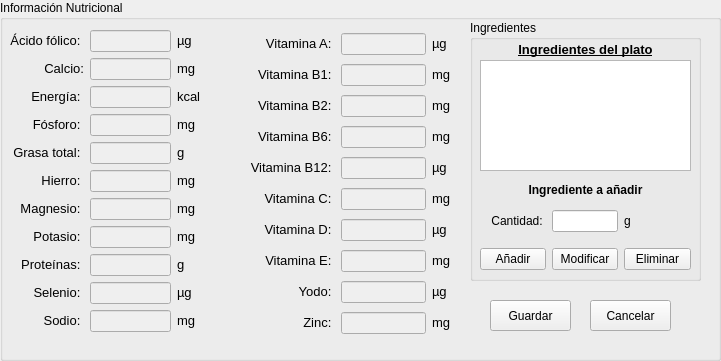
      <widget class="QGroupBox" name="groupBox_PLAinfnut">
       <property name="enabled">
        <bool>true</bool>
       </property>
       <property name="geometry">
        <rect>
         <x>0</x>
         <y>180</y>
         <width>721</width>
         <height>361</height>
        </rect>
       </property>
       <property name="title">
        <string>Información Nutricional</string>
       </property>
       <widget class="QWidget" name="gridLayoutWidget_4">
        <property name="geometry">
         <rect>
          <x>10</x>
          <y>30</y>
          <width>191</width>
          <height>311</height>
         </rect>
        </property>
        <layout class="QGridLayout" name="gridLayout_3">
         <item row="0" column="0">
          <widget class="QLabel" name="label_67">
           <property name="layoutDirection">
            <enum>Qt::LeftToRight</enum>
           </property>
           <property name="text">
            <string>&lt;html&gt;&lt;head/&gt;&lt;body&gt;&lt;p&gt;&lt;span style=&quot; font-size:10pt;&quot;&gt;Ácido fólico: &lt;/span&gt;&lt;/p&gt;&lt;/body&gt;&lt;/html&gt;</string>
           </property>
           <property name="alignment">
            <set>Qt::AlignRight|Qt::AlignTrailing|Qt::AlignVCenter</set>
           </property>
          </widget>
         </item>
         <item row="1" column="0">
          <widget class="QLabel" name="label_68">
           <property name="text">
            <string>&lt;html&gt;&lt;head/&gt;&lt;body&gt;&lt;p&gt;&lt;span style=&quot; font-size:10pt;&quot;&gt;Calcio:&lt;/span&gt;&lt;/p&gt;&lt;/body&gt;&lt;/html&gt;</string>
           </property>
           <property name="alignment">
            <set>Qt::AlignRight|Qt::AlignTrailing|Qt::AlignVCenter</set>
           </property>
          </widget>
         </item>
         <item row="2" column="0">
          <widget class="QLabel" name="label_69">
           <property name="text">
            <string>&lt;html&gt;&lt;head/&gt;&lt;body&gt;&lt;p&gt;&lt;span style=&quot; font-size:10pt;&quot;&gt;Energía: &lt;/span&gt;&lt;/p&gt;&lt;/body&gt;&lt;/html&gt;</string>
           </property>
           <property name="alignment">
            <set>Qt::AlignRight|Qt::AlignTrailing|Qt::AlignVCenter</set>
           </property>
          </widget>
         </item>
         <item row="0" column="1">
          <widget class="QLineEdit" name="lineEdit_PLAacidofol">
           <property name="enabled">
            <bool>false</bool>
           </property>
          </widget>
         </item>
         <item row="10" column="0">
          <widget class="QLabel" name="label_70">
           <property name="text">
            <string>&lt;html&gt;&lt;head/&gt;&lt;body&gt;&lt;p&gt;&lt;span style=&quot; font-size:10pt;&quot;&gt;Sodio: &lt;/span&gt;&lt;/p&gt;&lt;/body&gt;&lt;/html&gt;</string>
           </property>
           <property name="alignment">
            <set>Qt::AlignRight|Qt::AlignTrailing|Qt::AlignVCenter</set>
           </property>
          </widget>
         </item>
         <item row="9" column="0">
          <widget class="QLabel" name="label_71">
           <property name="text">
            <string>&lt;html&gt;&lt;head/&gt;&lt;body&gt;&lt;p&gt;&lt;span style=&quot; font-size:10pt;&quot;&gt;Selenio: &lt;/span&gt;&lt;/p&gt;&lt;/body&gt;&lt;/html&gt;</string>
           </property>
           <property name="alignment">
            <set>Qt::AlignRight|Qt::AlignTrailing|Qt::AlignVCenter</set>
           </property>
          </widget>
         </item>
         <item row="1" column="1">
          <widget class="QLineEdit" name="lineEdit_PLAcalcio">
           <property name="enabled">
            <bool>false</bool>
           </property>
          </widget>
         </item>
         <item row="3" column="1">
          <widget class="QLineEdit" name="lineEdit_PLAfosforo">
           <property name="enabled">
            <bool>false</bool>
           </property>
          </widget>
         </item>
         <item row="2" column="1">
          <widget class="QLineEdit" name="lineEdit_PLAenergia">
           <property name="enabled">
            <bool>false</bool>
           </property>
          </widget>
         </item>
         <item row="4" column="1">
          <widget class="QLineEdit" name="lineEdit_PLAgrasa">
           <property name="enabled">
            <bool>false</bool>
           </property>
          </widget>
         </item>
         <item row="7" column="1">
          <widget class="QLineEdit" name="lineEdit_PLApotasio">
           <property name="enabled">
            <bool>false</bool>
           </property>
          </widget>
         </item>
         <item row="6" column="1">
          <widget class="QLineEdit" name="lineEdit_PLAmagnesio">
           <property name="enabled">
            <bool>false</bool>
           </property>
          </widget>
         </item>
         <item row="5" column="1">
          <widget class="QLineEdit" name="lineEdit_PLAhierro">
           <property name="enabled">
            <bool>false</bool>
           </property>
          </widget>
         </item>
         <item row="8" column="1">
          <widget class="QLineEdit" name="lineEdit_PLAproteinas">
           <property name="enabled">
            <bool>false</bool>
           </property>
          </widget>
         </item>
         <item row="6" column="0">
          <widget class="QLabel" name="label_72">
           <property name="text">
            <string>&lt;html&gt;&lt;head/&gt;&lt;body&gt;&lt;p&gt;&lt;span style=&quot; font-size:10pt;&quot;&gt;Magnesio: &lt;/span&gt;&lt;/p&gt;&lt;/body&gt;&lt;/html&gt;</string>
           </property>
           <property name="alignment">
            <set>Qt::AlignRight|Qt::AlignTrailing|Qt::AlignVCenter</set>
           </property>
          </widget>
         </item>
         <item row="9" column="1">
          <widget class="QLineEdit" name="lineEdit_PLAselenio">
           <property name="enabled">
            <bool>false</bool>
           </property>
          </widget>
         </item>
         <item row="4" column="0">
          <widget class="QLabel" name="label_73">
           <property name="text">
            <string>&lt;html&gt;&lt;head/&gt;&lt;body&gt;&lt;p&gt;&lt;span style=&quot; font-size:10pt;&quot;&gt;Grasa total: &lt;/span&gt;&lt;/p&gt;&lt;/body&gt;&lt;/html&gt;</string>
           </property>
           <property name="alignment">
            <set>Qt::AlignRight|Qt::AlignTrailing|Qt::AlignVCenter</set>
           </property>
          </widget>
         </item>
         <item row="7" column="0">
          <widget class="QLabel" name="label_74">
           <property name="text">
            <string>&lt;html&gt;&lt;head/&gt;&lt;body&gt;&lt;p&gt;&lt;span style=&quot; font-size:10pt;&quot;&gt;Potasio: &lt;/span&gt;&lt;/p&gt;&lt;/body&gt;&lt;/html&gt;</string>
           </property>
           <property name="alignment">
            <set>Qt::AlignRight|Qt::AlignTrailing|Qt::AlignVCenter</set>
           </property>
          </widget>
         </item>
         <item row="8" column="0">
          <widget class="QLabel" name="label_75">
           <property name="text">
            <string>&lt;html&gt;&lt;head/&gt;&lt;body&gt;&lt;p&gt;&lt;span style=&quot; font-size:10pt;&quot;&gt;Proteínas: &lt;/span&gt;&lt;/p&gt;&lt;/body&gt;&lt;/html&gt;</string>
           </property>
           <property name="alignment">
            <set>Qt::AlignRight|Qt::AlignTrailing|Qt::AlignVCenter</set>
           </property>
          </widget>
         </item>
         <item row="3" column="0">
          <widget class="QLabel" name="label_76">
           <property name="text">
            <string>&lt;html&gt;&lt;head/&gt;&lt;body&gt;&lt;p&gt;&lt;span style=&quot; font-size:10pt;&quot;&gt;Fósforo: &lt;/span&gt;&lt;/p&gt;&lt;/body&gt;&lt;/html&gt;</string>
           </property>
           <property name="alignment">
            <set>Qt::AlignRight|Qt::AlignTrailing|Qt::AlignVCenter</set>
           </property>
          </widget>
         </item>
         <item row="5" column="0">
          <widget class="QLabel" name="label_77">
           <property name="text">
            <string>&lt;html&gt;&lt;head/&gt;&lt;body&gt;&lt;p&gt;&lt;span style=&quot; font-size:10pt;&quot;&gt;Hierro: &lt;/span&gt;&lt;/p&gt;&lt;/body&gt;&lt;/html&gt;</string>
           </property>
           <property name="alignment">
            <set>Qt::AlignRight|Qt::AlignTrailing|Qt::AlignVCenter</set>
           </property>
          </widget>
         </item>
         <item row="10" column="1">
          <widget class="QLineEdit" name="lineEdit_PLAsodio">
           <property name="enabled">
            <bool>false</bool>
           </property>
          </widget>
         </item>
         <item row="0" column="2">
          <widget class="QLabel" name="label_78">
           <property name="text">
            <string>&lt;html&gt;&lt;head/&gt;&lt;body&gt;&lt;p&gt;&lt;span style=&quot; font-size:10pt;&quot;&gt;µg&lt;/span&gt;&lt;/p&gt;&lt;/body&gt;&lt;/html&gt;</string>
           </property>
          </widget>
         </item>
         <item row="1" column="2">
          <widget class="QLabel" name="label_79">
           <property name="text">
            <string>&lt;html&gt;&lt;head/&gt;&lt;body&gt;&lt;p&gt;&lt;span style=&quot; font-size:10pt;&quot;&gt;mg&lt;/span&gt;&lt;/p&gt;&lt;/body&gt;&lt;/html&gt;</string>
           </property>
          </widget>
         </item>
         <item row="2" column="2">
          <widget class="QLabel" name="label_80">
           <property name="text">
            <string>&lt;html&gt;&lt;head/&gt;&lt;body&gt;&lt;p&gt;&lt;span style=&quot; font-size:10pt;&quot;&gt;kcal&lt;/span&gt;&lt;/p&gt;&lt;/body&gt;&lt;/html&gt;</string>
           </property>
          </widget>
         </item>
         <item row="3" column="2">
          <widget class="QLabel" name="label_81">
           <property name="text">
            <string>&lt;html&gt;&lt;head/&gt;&lt;body&gt;&lt;p&gt;&lt;span style=&quot; font-size:10pt;&quot;&gt;mg&lt;/span&gt;&lt;/p&gt;&lt;/body&gt;&lt;/html&gt;</string>
           </property>
          </widget>
         </item>
         <item row="4" column="2">
          <widget class="QLabel" name="label_82">
           <property name="text">
            <string>&lt;html&gt;&lt;head/&gt;&lt;body&gt;&lt;p&gt;&lt;span style=&quot; font-size:10pt;&quot;&gt;g&lt;/span&gt;&lt;/p&gt;&lt;/body&gt;&lt;/html&gt;</string>
           </property>
          </widget>
         </item>
         <item row="5" column="2">
          <widget class="QLabel" name="label_83">
           <property name="text">
            <string>&lt;html&gt;&lt;head/&gt;&lt;body&gt;&lt;p&gt;&lt;span style=&quot; font-size:10pt;&quot;&gt;mg&lt;/span&gt;&lt;/p&gt;&lt;/body&gt;&lt;/html&gt;</string>
           </property>
          </widget>
         </item>
         <item row="6" column="2">
          <widget class="QLabel" name="label_84">
           <property name="text">
            <string>&lt;html&gt;&lt;head/&gt;&lt;body&gt;&lt;p&gt;&lt;span style=&quot; font-size:10pt;&quot;&gt;mg&lt;/span&gt;&lt;/p&gt;&lt;/body&gt;&lt;/html&gt;</string>
           </property>
          </widget>
         </item>
         <item row="7" column="2">
          <widget class="QLabel" name="label_85">
           <property name="text">
            <string>&lt;html&gt;&lt;head/&gt;&lt;body&gt;&lt;p&gt;&lt;span style=&quot; font-size:10pt;&quot;&gt;mg&lt;/span&gt;&lt;/p&gt;&lt;/body&gt;&lt;/html&gt;</string>
           </property>
          </widget>
         </item>
         <item row="9" column="2">
          <widget class="QLabel" name="label_86">
           <property name="text">
            <string>&lt;html&gt;&lt;head/&gt;&lt;body&gt;&lt;p&gt;&lt;span style=&quot; font-size:10pt;&quot;&gt;µg&lt;/span&gt;&lt;/p&gt;&lt;/body&gt;&lt;/html&gt;</string>
           </property>
          </widget>
         </item>
         <item row="8" column="2">
          <widget class="QLabel" name="label_87">
           <property name="text">
            <string>&lt;html&gt;&lt;head/&gt;&lt;body&gt;&lt;p&gt;&lt;span style=&quot; font-size:10pt;&quot;&gt;g&lt;/span&gt;&lt;/p&gt;&lt;/body&gt;&lt;/html&gt;</string>
           </property>
          </widget>
         </item>
         <item row="10" column="2">
          <widget class="QLabel" name="label_88">
           <property name="text">
            <string>&lt;html&gt;&lt;head/&gt;&lt;body&gt;&lt;p&gt;&lt;span style=&quot; font-size:10pt;&quot;&gt;mg&lt;/span&gt;&lt;/p&gt;&lt;/body&gt;&lt;/html&gt;</string>
           </property>
          </widget>
         </item>
        </layout>
       </widget>
       <widget class="QWidget" name="gridLayoutWidget_5">
        <property name="geometry">
         <rect>
          <x>250</x>
          <y>30</y>
          <width>201</width>
          <height>311</height>
         </rect>
        </property>
        <layout class="QGridLayout" name="gridLayout_5">
         <item row="9" column="1">
          <widget class="QLineEdit" name="lineEdit_PLAzinc">
           <property name="enabled">
            <bool>false</bool>
           </property>
          </widget>
         </item>
         <item row="2" column="1">
          <widget class="QLineEdit" name="lineEdit_PLAvitb2">
           <property name="enabled">
            <bool>false</bool>
           </property>
          </widget>
         </item>
         <item row="4" column="1">
          <widget class="QLineEdit" name="lineEdit_PLAvitb12">
           <property name="enabled">
            <bool>false</bool>
           </property>
          </widget>
         </item>
         <item row="3" column="1">
          <widget class="QLineEdit" name="lineEdit_PLAvitb6">
           <property name="enabled">
            <bool>false</bool>
           </property>
          </widget>
         </item>
         <item row="5" column="1">
          <widget class="QLineEdit" name="lineEdit_PLAvitc">
           <property name="enabled">
            <bool>false</bool>
           </property>
          </widget>
         </item>
         <item row="6" column="1">
          <widget class="QLineEdit" name="lineEdit_PLAvitd">
           <property name="enabled">
            <bool>false</bool>
           </property>
          </widget>
         </item>
         <item row="8" column="1">
          <widget class="QLineEdit" name="lineEdit_PLAyodo">
           <property name="enabled">
            <bool>false</bool>
           </property>
          </widget>
         </item>
         <item row="7" column="1">
          <widget class="QLineEdit" name="lineEdit_PLAvite">
           <property name="enabled">
            <bool>false</bool>
           </property>
          </widget>
         </item>
         <item row="0" column="0">
          <widget class="QLabel" name="label_89">
           <property name="text">
            <string>&lt;html&gt;&lt;head/&gt;&lt;body&gt;&lt;p&gt;&lt;span style=&quot; font-size:10pt;&quot;&gt;Vitamina A: &lt;/span&gt;&lt;/p&gt;&lt;/body&gt;&lt;/html&gt;</string>
           </property>
           <property name="alignment">
            <set>Qt::AlignRight|Qt::AlignTrailing|Qt::AlignVCenter</set>
           </property>
          </widget>
         </item>
         <item row="1" column="1">
          <widget class="QLineEdit" name="lineEdit_PLAvitb1">
           <property name="enabled">
            <bool>false</bool>
           </property>
          </widget>
         </item>
         <item row="0" column="1">
          <widget class="QLineEdit" name="lineEdit_PLAvita">
           <property name="enabled">
            <bool>false</bool>
           </property>
          </widget>
         </item>
         <item row="3" column="0">
          <widget class="QLabel" name="label_90">
           <property name="text">
            <string>&lt;html&gt;&lt;head/&gt;&lt;body&gt;&lt;p&gt;&lt;span style=&quot; font-size:10pt;&quot;&gt;Vitamina B6: &lt;/span&gt;&lt;/p&gt;&lt;/body&gt;&lt;/html&gt;</string>
           </property>
           <property name="alignment">
            <set>Qt::AlignRight|Qt::AlignTrailing|Qt::AlignVCenter</set>
           </property>
          </widget>
         </item>
         <item row="8" column="0">
          <widget class="QLabel" name="label_91">
           <property name="text">
            <string>&lt;html&gt;&lt;head/&gt;&lt;body&gt;&lt;p&gt;&lt;span style=&quot; font-size:10pt;&quot;&gt;Yodo: &lt;/span&gt;&lt;/p&gt;&lt;/body&gt;&lt;/html&gt;</string>
           </property>
           <property name="alignment">
            <set>Qt::AlignRight|Qt::AlignTrailing|Qt::AlignVCenter</set>
           </property>
          </widget>
         </item>
         <item row="9" column="0">
          <widget class="QLabel" name="label_92">
           <property name="text">
            <string>&lt;html&gt;&lt;head/&gt;&lt;body&gt;&lt;p&gt;&lt;span style=&quot; font-size:10pt;&quot;&gt;Zinc: &lt;/span&gt;&lt;/p&gt;&lt;/body&gt;&lt;/html&gt;</string>
           </property>
           <property name="alignment">
            <set>Qt::AlignRight|Qt::AlignTrailing|Qt::AlignVCenter</set>
           </property>
          </widget>
         </item>
         <item row="2" column="0">
          <widget class="QLabel" name="label_93">
           <property name="text">
            <string>&lt;html&gt;&lt;head/&gt;&lt;body&gt;&lt;p&gt;&lt;span style=&quot; font-size:10pt;&quot;&gt;Vitamina B2: &lt;/span&gt;&lt;/p&gt;&lt;/body&gt;&lt;/html&gt;</string>
           </property>
           <property name="alignment">
            <set>Qt::AlignRight|Qt::AlignTrailing|Qt::AlignVCenter</set>
           </property>
          </widget>
         </item>
         <item row="5" column="0">
          <widget class="QLabel" name="label_94">
           <property name="text">
            <string>&lt;html&gt;&lt;head/&gt;&lt;body&gt;&lt;p&gt;&lt;span style=&quot; font-size:10pt;&quot;&gt;Vitamina C: &lt;/span&gt;&lt;/p&gt;&lt;/body&gt;&lt;/html&gt;</string>
           </property>
           <property name="alignment">
            <set>Qt::AlignRight|Qt::AlignTrailing|Qt::AlignVCenter</set>
           </property>
          </widget>
         </item>
         <item row="1" column="0">
          <widget class="QLabel" name="label_95">
           <property name="text">
            <string>&lt;html&gt;&lt;head/&gt;&lt;body&gt;&lt;p&gt;&lt;span style=&quot; font-size:10pt;&quot;&gt;Vitamina B1: &lt;/span&gt;&lt;/p&gt;&lt;/body&gt;&lt;/html&gt;</string>
           </property>
           <property name="alignment">
            <set>Qt::AlignRight|Qt::AlignTrailing|Qt::AlignVCenter</set>
           </property>
          </widget>
         </item>
         <item row="6" column="0">
          <widget class="QLabel" name="label_96">
           <property name="text">
            <string>&lt;html&gt;&lt;head/&gt;&lt;body&gt;&lt;p&gt;&lt;span style=&quot; font-size:10pt;&quot;&gt;Vitamina D: &lt;/span&gt;&lt;/p&gt;&lt;/body&gt;&lt;/html&gt;</string>
           </property>
           <property name="alignment">
            <set>Qt::AlignRight|Qt::AlignTrailing|Qt::AlignVCenter</set>
           </property>
          </widget>
         </item>
         <item row="7" column="0">
          <widget class="QLabel" name="label_97">
           <property name="text">
            <string>&lt;html&gt;&lt;head/&gt;&lt;body&gt;&lt;p&gt;&lt;span style=&quot; font-size:10pt;&quot;&gt;Vitamina E: &lt;/span&gt;&lt;/p&gt;&lt;/body&gt;&lt;/html&gt;</string>
           </property>
           <property name="alignment">
            <set>Qt::AlignRight|Qt::AlignTrailing|Qt::AlignVCenter</set>
           </property>
          </widget>
         </item>
         <item row="4" column="0">
          <widget class="QLabel" name="label_98">
           <property name="text">
            <string>&lt;html&gt;&lt;head/&gt;&lt;body&gt;&lt;p&gt;&lt;span style=&quot; font-size:10pt;&quot;&gt;Vitamina B12: &lt;/span&gt;&lt;/p&gt;&lt;/body&gt;&lt;/html&gt;</string>
           </property>
           <property name="alignment">
            <set>Qt::AlignRight|Qt::AlignTrailing|Qt::AlignVCenter</set>
           </property>
          </widget>
         </item>
         <item row="0" column="2">
          <widget class="QLabel" name="label_99">
           <property name="text">
            <string>&lt;html&gt;&lt;head/&gt;&lt;body&gt;&lt;p&gt;&lt;span style=&quot; font-size:10pt;&quot;&gt;µg&lt;/span&gt;&lt;/p&gt;&lt;/body&gt;&lt;/html&gt;</string>
           </property>
          </widget>
         </item>
         <item row="1" column="2">
          <widget class="QLabel" name="label_100">
           <property name="text">
            <string>&lt;html&gt;&lt;head/&gt;&lt;body&gt;&lt;p&gt;&lt;span style=&quot; font-size:10pt;&quot;&gt;mg&lt;/span&gt;&lt;/p&gt;&lt;/body&gt;&lt;/html&gt;</string>
           </property>
          </widget>
         </item>
         <item row="2" column="2">
          <widget class="QLabel" name="label_101">
           <property name="text">
            <string>&lt;html&gt;&lt;head/&gt;&lt;body&gt;&lt;p&gt;&lt;span style=&quot; font-size:10pt;&quot;&gt;mg&lt;/span&gt;&lt;/p&gt;&lt;/body&gt;&lt;/html&gt;</string>
           </property>
          </widget>
         </item>
         <item row="3" column="2">
          <widget class="QLabel" name="label_102">
           <property name="text">
            <string>&lt;html&gt;&lt;head/&gt;&lt;body&gt;&lt;p&gt;&lt;span style=&quot; font-size:10pt;&quot;&gt;mg&lt;/span&gt;&lt;/p&gt;&lt;/body&gt;&lt;/html&gt;</string>
           </property>
          </widget>
         </item>
         <item row="4" column="2">
          <widget class="QLabel" name="label_103">
           <property name="text">
            <string>&lt;html&gt;&lt;head/&gt;&lt;body&gt;&lt;p&gt;&lt;span style=&quot; font-size:10pt;&quot;&gt;µg&lt;/span&gt;&lt;/p&gt;&lt;/body&gt;&lt;/html&gt;</string>
           </property>
          </widget>
         </item>
         <item row="5" column="2">
          <widget class="QLabel" name="label_104">
           <property name="text">
            <string>&lt;html&gt;&lt;head/&gt;&lt;body&gt;&lt;p&gt;&lt;span style=&quot; font-size:10pt;&quot;&gt;mg&lt;/span&gt;&lt;/p&gt;&lt;/body&gt;&lt;/html&gt;</string>
           </property>
          </widget>
         </item>
         <item row="7" column="2">
          <widget class="QLabel" name="label_105">
           <property name="text">
            <string>&lt;html&gt;&lt;head/&gt;&lt;body&gt;&lt;p&gt;&lt;span style=&quot; font-size:10pt;&quot;&gt;mg&lt;/span&gt;&lt;/p&gt;&lt;/body&gt;&lt;/html&gt;</string>
           </property>
          </widget>
         </item>
         <item row="9" column="2">
          <widget class="QLabel" name="label_106">
           <property name="text">
            <string>&lt;html&gt;&lt;head/&gt;&lt;body&gt;&lt;p&gt;&lt;span style=&quot; font-size:10pt;&quot;&gt;mg&lt;/span&gt;&lt;/p&gt;&lt;/body&gt;&lt;/html&gt;</string>
           </property>
          </widget>
         </item>
         <item row="6" column="2">
          <widget class="QLabel" name="label_107">
           <property name="text">
            <string>&lt;html&gt;&lt;head/&gt;&lt;body&gt;&lt;p&gt;&lt;span style=&quot; font-size:10pt;&quot;&gt;µg&lt;/span&gt;&lt;/p&gt;&lt;/body&gt;&lt;/html&gt;</string>
           </property>
          </widget>
         </item>
         <item row="8" column="2">
          <widget class="QLabel" name="label_108">
           <property name="text">
            <string>&lt;html&gt;&lt;head/&gt;&lt;body&gt;&lt;p&gt;&lt;span style=&quot; font-size:10pt;&quot;&gt;µg&lt;/span&gt;&lt;/p&gt;&lt;/body&gt;&lt;/html&gt;</string>
           </property>
          </widget>
         </item>
        </layout>
       </widget>
       <widget class="QPushButton" name="pushButton_Guardar_PLA">
        <property name="geometry">
         <rect>
          <x>490</x>
          <y>300</y>
          <width>81</width>
          <height>31</height>
         </rect>
        </property>
        <property name="text">
         <string>Guardar</string>
        </property>
       </widget>
       <widget class="QPushButton" name="pushButton_Cancelar_PLA">
        <property name="geometry">
         <rect>
          <x>590</x>
          <y>300</y>
          <width>81</width>
          <height>31</height>
         </rect>
        </property>
        <property name="text">
         <string>Cancelar</string>
        </property>
       </widget>
       <widget class="QGroupBox" name="groupBox_PLAING">
        <property name="geometry">
         <rect>
          <x>470</x>
          <y>20</y>
          <width>231</width>
          <height>261</height>
         </rect>
        </property>
        <property name="title">
         <string>Ingredientes</string>
        </property>
        <widget class="QLabel" name="label_109">
         <property name="geometry">
          <rect>
           <x>20</x>
           <y>20</y>
           <width>191</width>
           <height>20</height>
          </rect>
         </property>
         <property name="text">
          <string>&lt;html&gt;&lt;head/&gt;&lt;body&gt;&lt;p align=&quot;center&quot;&gt;&lt;span style=&quot; font-size:10pt; font-weight:600; text-decoration: underline;&quot;&gt;Ingredientes del plato&lt;/span&gt;&lt;/p&gt;&lt;/body&gt;&lt;/html&gt;</string>
         </property>
        </widget>
        <widget class="QLabel" name="label_PLAING">
         <property name="geometry">
          <rect>
           <x>10</x>
           <y>160</y>
           <width>211</width>
           <height>20</height>
          </rect>
         </property>
         <property name="text">
          <string>&lt;html&gt;&lt;head/&gt;&lt;body&gt;&lt;p align=&quot;center&quot;&gt;&lt;span style=&quot; font-weight:600;&quot;&gt;Ingrediente a añadir&lt;/span&gt;&lt;/p&gt;&lt;/body&gt;&lt;/html&gt;</string>
         </property>
         <property name="textFormat">
          <enum>Qt::AutoText</enum>
         </property>
        </widget>
        <widget class="QWidget" name="gridLayoutWidget_8">
         <property name="geometry">
          <rect>
           <x>10</x>
           <y>180</y>
           <width>211</width>
           <height>81</height>
          </rect>
         </property>
         <layout class="QGridLayout" name="gridLayout_8">
          <property name="sizeConstraint">
           <enum>QLayout::SetDefaultConstraint</enum>
          </property>
          <property name="horizontalSpacing">
           <number>6</number>
          </property>
          <item row="0" column="1">
           <widget class="QLabel" name="label_123">
            <property name="text">
             <string>&lt;html&gt;&lt;head/&gt;&lt;body&gt;&lt;p align=&quot;right&quot;&gt;Cantidad: &lt;/p&gt;&lt;/body&gt;&lt;/html&gt;</string>
            </property>
           </widget>
          </item>
          <item row="0" column="2">
           <widget class="QLineEdit" name="lineEdit_PLAING_cantidad">
            <property name="text">
             <string/>
            </property>
           </widget>
          </item>
          <item row="0" column="3">
           <widget class="QLabel" name="label_124">
            <property name="text">
             <string>g </string>
            </property>
           </widget>
          </item>
          <item row="1" column="1">
           <widget class="QPushButton" name="pushButton_PLAING_aniadir">
            <property name="text">
             <string>Añadir</string>
            </property>
           </widget>
          </item>
          <item row="1" column="2">
           <widget class="QPushButton" name="pushButton_PLAING_modificar">
            <property name="text">
             <string>Modificar</string>
            </property>
           </widget>
          </item>
          <item row="1" column="3">
           <widget class="QPushButton" name="pushButton_PLAING_eliminar">
            <property name="text">
             <string>Eliminar</string>
            </property>
           </widget>
          </item>
         </layout>
        </widget>
        <widget class="QListView" name="listView_INGPLA">
         <property name="geometry">
          <rect>
           <x>10</x>
           <y>40</y>
           <width>211</width>
           <height>111</height>
          </rect>
         </property>
        </widget>
       </widget>
      </widget>
